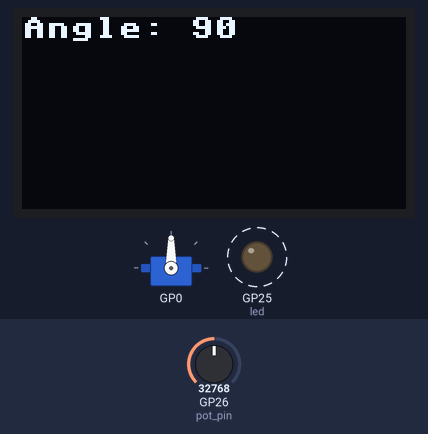
The program below on a simulated Raspberry Pi Pico running MicroPython. Shown: 128×64 one-colour display, servo, output pins drawn as LEDs (lit = HIGH). Dashed ring = blinking. Inputs (shaded band) come from the test bench; at power-on: GP26 (pot_pin) = 32768 (analog values on the 0–65535 scale). Pins used as bus, display or sensor lines are not drawn.

Above: at 2.92 s.
3.3 s: GP26 (pot_pin) set to 45874
At 3.52 s:
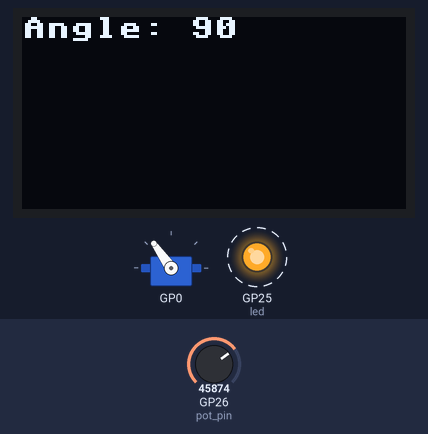
5.5 s: GP26 (pot_pin) set to 57670
At 5.94 s:
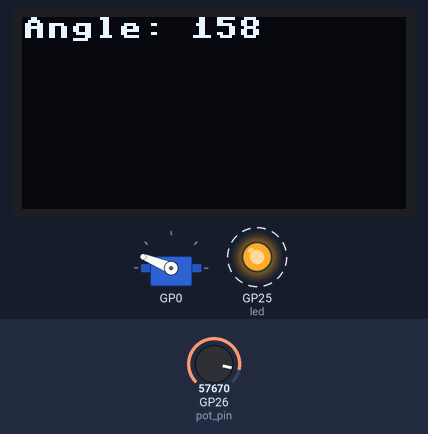
7.7 s: GP26 (pot_pin) set to 65535
At 7.96 s:
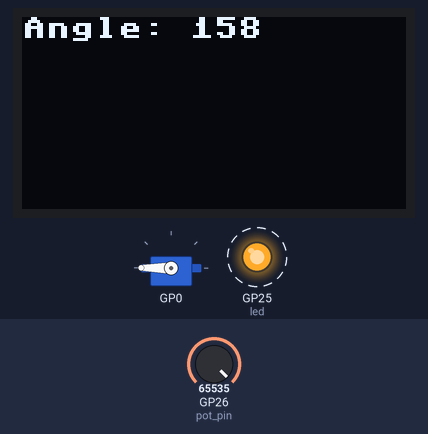
9.9 s: GP26 (pot_pin) set to 19660
At 10.37 s:
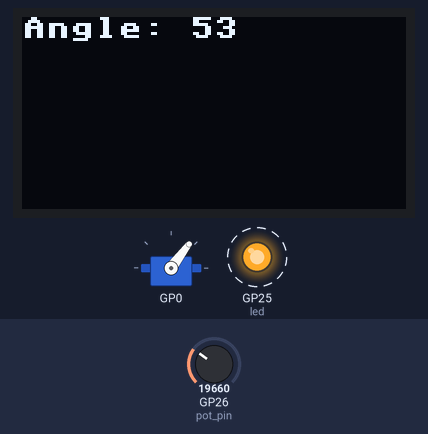
12.1 s: GP26 (pot_pin) set to 7864
At 12.39 s:
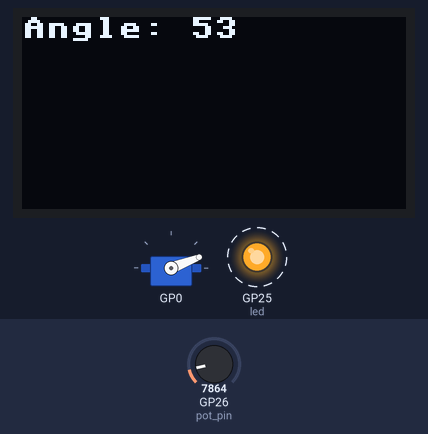
14.3 s: GP26 (pot_pin) set to 0
At 14.4 s:
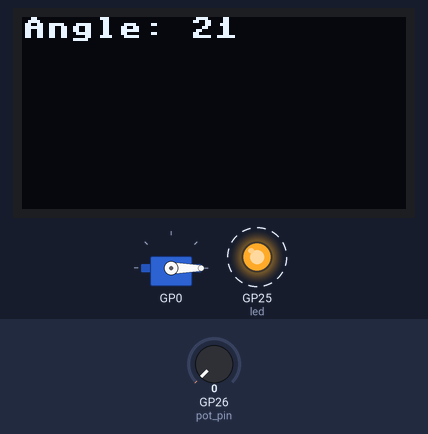
Timing chart, 0 to 17.4 s (numbered marks = the images above; inputs shaded):
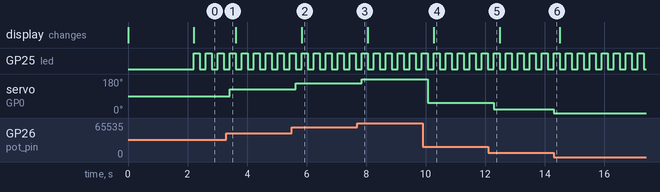

The program:

16_oled_and_adc_and_servo.py
```python
# INSTALL    ssd1306   FROM   Tools -> Manage packages...

from machine import Pin, ADC, SPI
import time
import ssd1306 # this is the library for the OLED
from servo import Servo


#######################################################################
# SETTING UP

# POT
pot_pin = ADC(Pin(26))


# SERVO

my_servo = Servo(pin_id=0)


# LED
led = Pin(25, Pin.OUT)


# OLED

spi = SPI(
    0,
    baudrate=   10_000_000,
    polarity=   0,
    phase=      0,
    sck=        Pin(18),
    mosi=       Pin(19)
)

dc =    Pin(21) # Data/Command
res =   Pin(20) # Reset
cs =    Pin(17) # Chip Select

# now we use the SPI object to define an OLED object
oled = ssd1306.SSD1306_SPI(
    128,    # width
    64,     # height
    spi,
    dc,
    res,
    cs
)


##############################################################
# SPLASH SCREEN

oled.fill(0)                        # clear the screen
oled.text("My Brand",    0, 0)      # write on x=0 and y=0 (top left corner)
oled.text("By me",       0, 20)     # write on x=0 and y=20 (middle left)
oled.text("ADC Live",    0, 40)     # write on x=40 and y=0 (bottom left)
oled.show()                         # display the drawings

time.sleep(2)


#######################################################################
# MAIN LOOP

while True:

    pot_value = pot_pin.read_u16()

    servo_angle = int((pot_value / 65535) * 180)

    my_servo.write(servo_angle)

    time.sleep(0.2)
    led.toggle()

    oled.fill(0)
    oled.text(f"Angle: {servo_angle}", 0, 0)
    oled.show()
```

Measured:
- after the input at 3.3 s, servo on GP0: 90° → 125° after 0.13 s
- after the input at 5.5 s, servo on GP0: 125° → 158° after 0.14 s; the display: changes after 0.34 s (image 2)
- after the input at 7.7 s, servo on GP0: 158° → 180° after 0.16 s
- after the input at 9.9 s, servo on GP0: 180° → 53° after 0.18 s; the display: changes after 0.38 s (image 4)
- after the input at 12.1 s, servo on GP0: 53° → 21° after 0.19 s
- after the input at 14.3 s, servo on GP0: 21° → 0° at once
- by itself, GP25 (led): alternates HIGH for 0.20 s and LOW for 0.20 s
